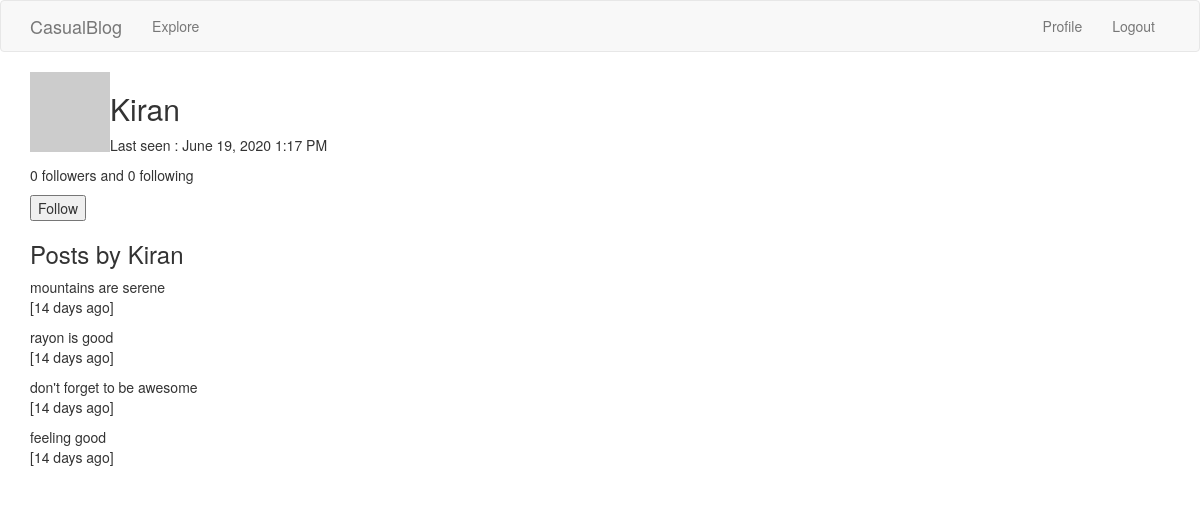
/user/kiran (signed in), run on the app's committed database.
### app/models.py (models this page shows, shortened)
class PaginatedAPIMixin(object):
	@staticmethod
	def to_collection_dict(query, page, per_page, endpoint, **kwargs):
		resources = query.paginate(page, per_page, False)
		data = {
			'items': [item.to_dict() for item in resources.items],
			'_meta': {
				'page': page,
				'per_page': per_page,
				'total_pages': resources.pages,
				'total_items': resources.total
				},
			'_links': {
				'self':url_for(endpoint, page=page, per_page=per_page, **kwargs),
				'next':url_for(endpoint, page=page+1, per_page=per_page,\
						**kwargs) if resources.has_next else None,
				'prev':url_for(endpoint, page=page-1, per_page=per_page,\
						**kwargs) if resources.has_next else None
				}
		}
		return data

class User(UserMixin, db.Model, PaginatedAPIMixin):
	id = db.Column(db.Integer, primary_key = True)
	username = db.Column(db.String(32), index = True, unique = True)
	email = db.Column(db.String(64), unique=True)
	password_hash = db.Column(db.String(128))
	about_me = db.Column(db.String(256))
	last_seen = db.Column(db.DateTime, default=datetime.utcnow)
	blogs = db.relationship('Blog', backref='author', lazy='dynamic')
	followed = db.relationship(
				'User', secondary=followers,
				 primaryjoin=(followers.c.follower_id == id),
				 secondaryjoin=(followers.c.followed_id == id),
				 backref=db.backref('followers', lazy='dynamic'),
				 lazy='dynamic')
	def avatar(self, size):
		digest = md5(self.email.lower().encode('utf-8')).hexdigest()
		return 'https://www.gravatar.com/avatar/{}?d=identicon&s={}'.format(digest, size)
	def is_following(self,user):
		return self.followed.filter(followers.c.followed_id == user.id).count()>0

class Blog(db.Model, PaginatedAPIMixin):
	id = db.Column(db.Integer, primary_key = True)
	title = db.Column(db.String(128), unique=True)
	time_stamp = db.Column(db.DateTime, index=True, default=datetime.utcnow)
	body = db.Column(db.String(512))
	user_id = db.Column(db.Integer, db.ForeignKey('user.id'))
	language = db.Column(db.String(5))
	tag = db.Column(db.String(16))

### app/main/routes.py (the view)
@bp.route('/user/<username>')
@login_required
def user(username):
		user = User.query.filter_by(username=username).first_or_404()
		page = request.args.get('page',1,type=int)
		posts = user.blogs.order_by(Blog.time_stamp.desc())\
				.paginate(page, current_app.config['POST_PER_PAGE'], False)
		next_url = url_for('main.user', username=user.username, page=posts.next_num)\
					if posts.has_next else None
		prev_url = url_for('main.user', username=user.username, page=posts.prev_num)\
					if posts.has_prev else None
		form = FollowForm()
		return render_template('user.html', posts=posts.items, user=user,\
					form=form, next_url=next_url, prev_url=prev_url)

### app/main/forms.py
class FollowForm(FlaskForm):
	submit = SubmitField('Submit')

### app/main/routes.py (called while the page is built)
@bp.before_app_request
def before_request():
	if current_user.is_authenticated:
		current_user.last_seen = datetime.utcnow()
		db.session.commit()

### app/models.py (called while the page is built)
@login.user_loader
def load_user(id):
	return User.query.get(int(id))

### app/templates/user.html (shortened to what this page needs)
{% extends "base.html" %}
{%block app_content%}
	<table>
		<tr valign='top'>
			<td><img src = {{ user.avatar(50) }}, padding: 20px /></td>
			<td>
			<h2>{{user.username.title()}}</h2>
			{% if user.last_seen %}
			<p>Last seen : {{moment(user.last_seen).format('LLL')}}</p>
			{% endif %}
			</td>
		</tr>
	</table>
	<p>{{user.followers.count()}} followers and {{user.followed.count()}} following </p>
	{%if user==current_user %}
	<p><a href="{{url_for('main.edit_profile')}}">Edit your Profile</a></p>
	{%elif not current_user.is_following(user)%}
	<p>
		<form action="{{url_for('main.follow', username=user.username)}}", method='post'>
			{{form.submit(value='Follow')}}
		</form>
	</p>
	{%endif%}
	<div>
	{% if current_user == user%}
	<h3>Your Posts</h3>
	{%else%}
	<h3>Posts by {{user.username.title()}}</h3>
	{%endif%}
	{% for post in posts %}
		<p>{{post.body}}<br>
		   [{{moment(post.time_stamp).fromNow()}}]
		</p>
	{% endfor %}
{%endblock%}

### data on the page
User: username "Kiran", last_seen "June 19, 2020 1:17 PM"
Blog: body "mountains are serene", time_stamp "14 days ago"
Blog: body "rayon is good", time_stamp "14 days ago"
Blog: body "don't forget to be awesome", time_stamp "14 days ago"
Blog: body "feeling good", time_stamp "14 days ago"

### other printed values
{{ user.followers.count() }} "0"
{{ user.followed.count() }} "0"
